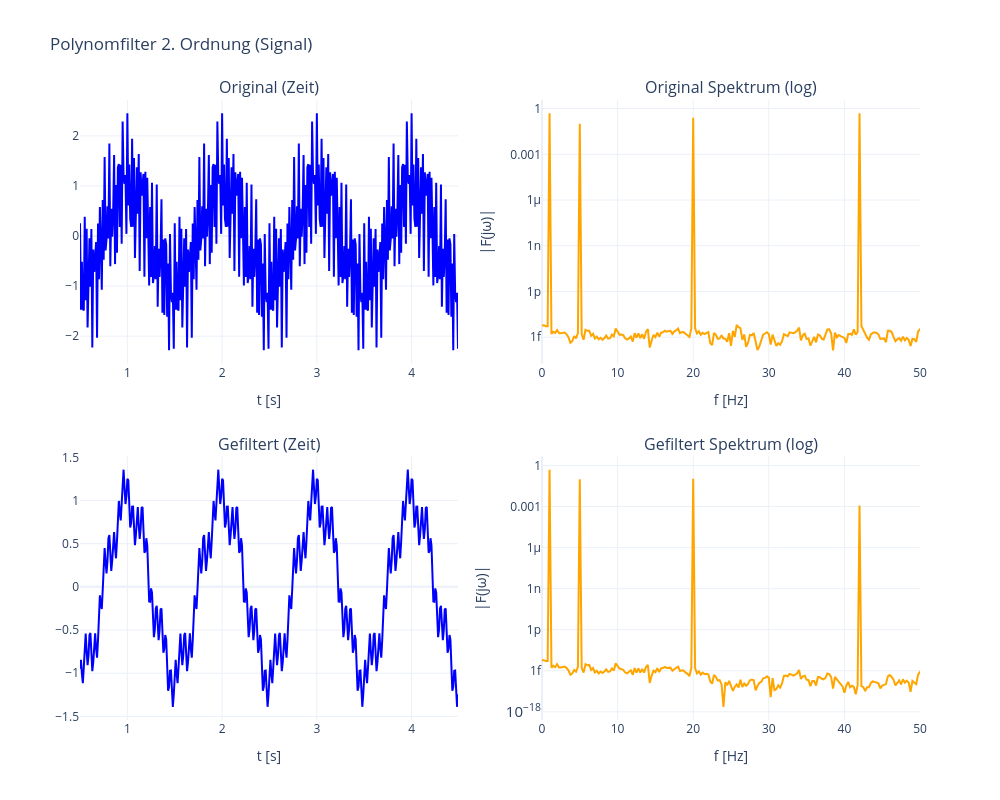

Source (notebook cell):
### Markdown cell above
## Teil 2: Auswirkung auf ein Misch-Sinus-Testsignal

Anwendung des Polynomfilters 2. Ordnung mit 7 Berechnungspunkten ($m \in (−3…3)$).

### Code cell
def apply_poly_filter_manual(sig, radius=3):
    """
    Wendet den Polynomfilter (2. Ordnung) manuell an.
    radius=3 bedeutet Fenster von -3 bis +3 (Länge 7).
    """
    m_vec = np.arange(-radius, radius + 1)
    sum_m4 = np.sum(m_vec**4)
    sum_m2 = np.sum(m_vec**2)
    denom = len(m_vec) * sum_m4 - sum_m2**2
    
    sig_out = np.zeros_like(sig)
    
    # Loop über das Signal (analog zur MATLAB Logik)
    # Wir starten bei 'radius' und enden 'radius' vor Schluss
    for k in range(radius, len(sig) - radius):
        # Das Fenster aus dem Signal schneiden
        window = sig[k-radius : k+radius+1]
        
        term1 = sum_m4 * np.sum(window)
        term2 = sum_m2 * np.sum(m_vec**2 * window)
        
        sig_out[k] = (term1 - term2) / denom
        
    return sig_out

# Testsignal holen
fs = 100.0
t, sig = get_test_signal(fs)

# Filter anwenden (k=7 entspricht Radius 3)
radius = 3
sig_poly_filt = apply_poly_filter_manual(sig, radius=radius)

# Randbereiche abschneiden für sauberen Plot (Slicing)
# Wir schneiden vorne und hinten 50 Punkte ab, um Einschwingvorgänge auszublenden
cut = 50
t_cut = t[cut:-cut]
sig_cut = sig[cut:-cut]
filt_cut = sig_poly_filt[cut:-cut]

# Analyse Plotten
plot_signal_analysis(t_cut, sig_cut, filt_cut, fs, "Polynomfilter 2. Ordnung (Signal)")

### Figure 1 — Plotly figure (JSON) as saved in the notebook; plotly's stock layout.template omitted (floating-point values rounded to 4 significant figures; data arrays with more than 128 entries replaced by an {"elided": "..."} marker saying what was removed)
{"data": [{"line": {"color": "blue"}, "name": "Original", "type": "scatter", "x": {"elided": "400 float values"}, "xaxis": "x", "y": {"elided": "400 float values"}, "yaxis": "y"}, {"line": {"color": "blue"}, "name": "Gefiltert", "type": "scatter", "x": {"elided": "400 float values"}, "xaxis": "x3", "y": {"elided": "400 float values"}, "yaxis": "y3"}, {"line": {"color": "orange"}, "name": "Spektrum Orig", "type": "scatter", "x": {"elided": "400 float values"}, "xaxis": "x2", "y": {"elided": "400 float values"}, "yaxis": "y2"}, {"line": {"color": "orange"}, "name": "Spektrum Filt", "type": "scatter", "x": {"elided": "400 float values"}, "xaxis": "x4", "y": {"elided": "400 float values"}, "yaxis": "y4"}], "layout": {"annotations": [{"font": {"size": 16}, "showarrow": false, "text": "Original (Zeit)", "x": 0.225, "xanchor": "center", "xref": "paper", "y": 1, "yanchor": "bottom", "yref": "paper"}, {"font": {"size": 16}, "showarrow": false, "text": "Original Spektrum (log)", "x": 0.775, "xanchor": "center", "xref": "paper", "y": 1, "yanchor": "bottom", "yref": "paper"}, {"font": {"size": 16}, "showarrow": false, "text": "Gefiltert (Zeit)", "x": 0.225, "xanchor": "center", "xref": "paper", "y": 0.425, "yanchor": "bottom", "yref": "paper"}, {"font": {"size": 16}, "showarrow": false, "text": "Gefiltert Spektrum (log)", "x": 0.775, "xanchor": "center", "xref": "paper", "y": 0.425, "yanchor": "bottom", "yref": "paper"}], "height": 800, "showlegend": false, "title": {"text": "Polynomfilter 2. Ordnung (Signal)"}, "width": 1000, "xaxis": {"anchor": "y", "domain": [0, 0.45], "title": {"text": "t [s]"}}, "xaxis2": {"anchor": "y2", "domain": [0.55, 1], "range": [0, 50], "title": {"text": "f [Hz]"}}, "xaxis3": {"anchor": "y3", "domain": [0, 0.45], "title": {"text": "t [s]"}}, "xaxis4": {"anchor": "y4", "domain": [0.55, 1], "range": [0, 50], "title": {"text": "f [Hz]"}}, "yaxis": {"anchor": "x", "domain": [0.575, 1]}, "yaxis2": {"anchor": "x2", "domain": [0.575, 1], "title": {"text": "|F(jω)|"}, "type": "log"}, "yaxis3": {"anchor": "x3", "domain": [0, 0.425]}, "yaxis4": {"anchor": "x4", "domain": [0, 0.425], "title": {"text": "|F(jω)|"}, "type": "log"}}}
